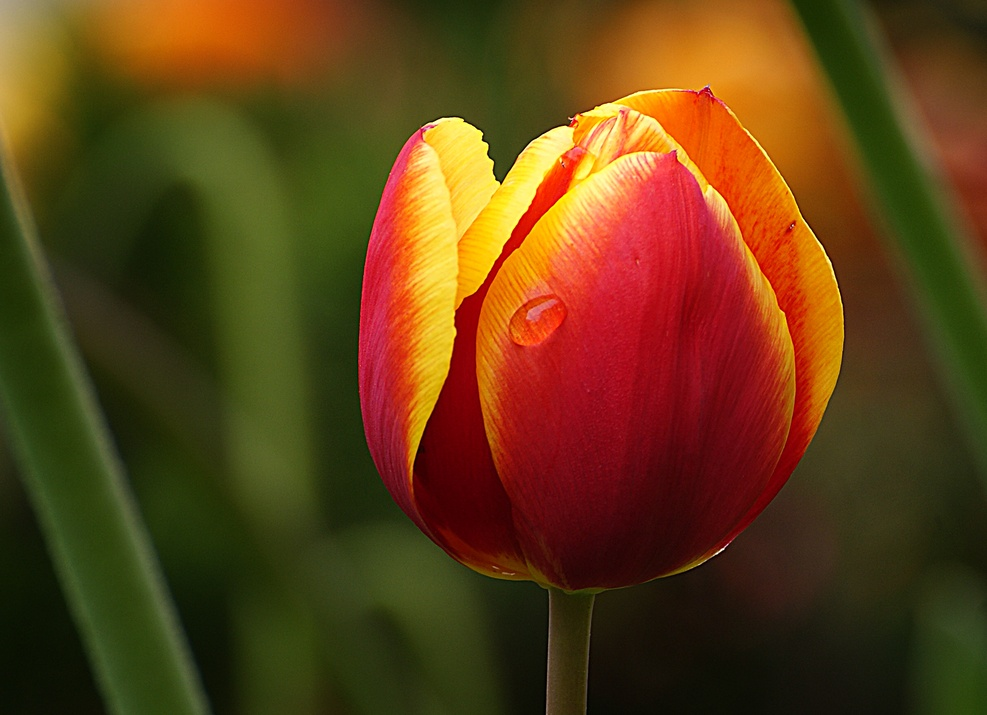
#> input picture tulip.jpg, 987 x 715 px, shrunk from 2400 x 1740 before the run, found by its file name
$ python pdf_with_histogram.py
#> lines starting #> are read from the running program, lines starting #| are printed output that depends on the picture
import cv2
import numpy as np
import matplotlib.pyplot as plt


img = cv2.imread('/home/inzamul/Downloads/tulip.jpg', 0)
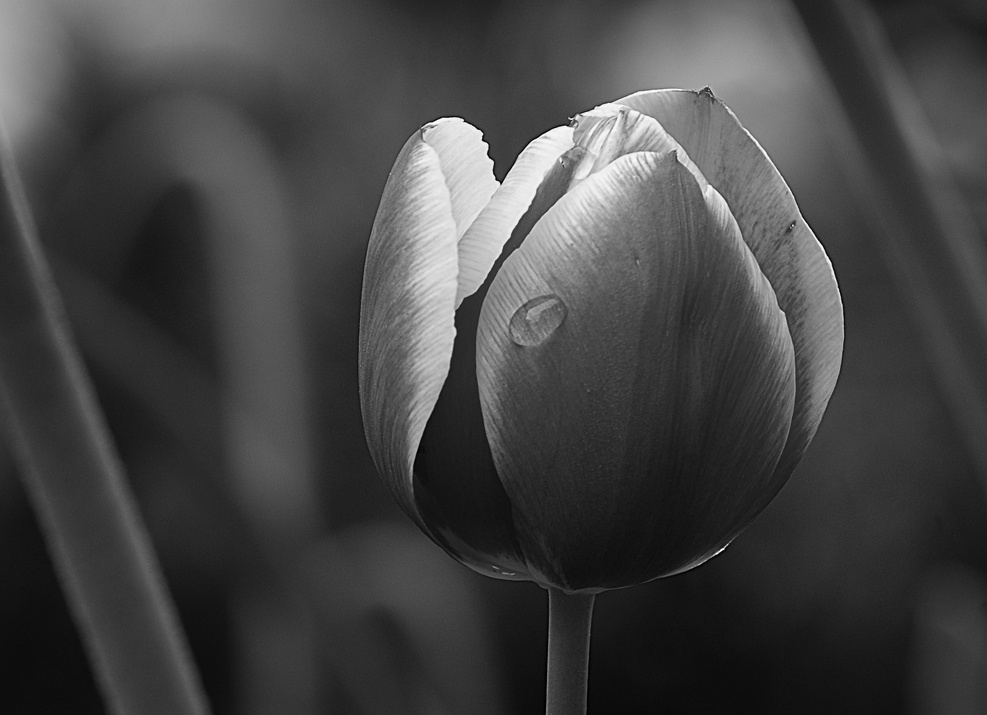
#> img: shape (715, 987); min 0, max 255, mean 67.7


pixels = img.flatten()


hist, bins = np.histogram(pixels, bins=256, range=[0,256])
#> hist = 256 values, max 12838 at index 53, min 0 at index 253, mean 2756.7; bins = 257 values from 0 to 256

pdf = hist / hist.sum()
#> pdf = 256 values, max 0.0182 at index 53, min 0 at index 253, mean 0.00391

cdf = pdf.cumsum()
#> cdf = 256 values from 8.64e-05 to 1


img = np.array([[2, 2, 3],
                [3, 4, 4],
                [4, 5, 5]], dtype=np.uint8)


L = 8
hist = np.zeros(L, dtype=int)

for r in img.flatten():
    hist[r] += 1

# PDF
total_pixels = img.size
pdf = hist / total_pixels

# CDF
cdf = np.cumsum(pdf)


equalized_mapping = np.round((L-1) * cdf).astype(np.uint8)
eq_img = equalized_mapping[img]


print("Original Image:\n", img)
print("Histogram:\n", hist)
print("PDF:\n", pdf)
print("CDF:\n", cdf)
print("Equalized Mapping:\n", equalized_mapping)
print("Equalized Image:\n", eq_img)


plt.figure(figsize=(12,5))

plt.subplot(1,2,1)
#> (the run stopped early here; a loop or call above may not have finished)

$ run again, with big_image.jpg copied over tulip.jpg
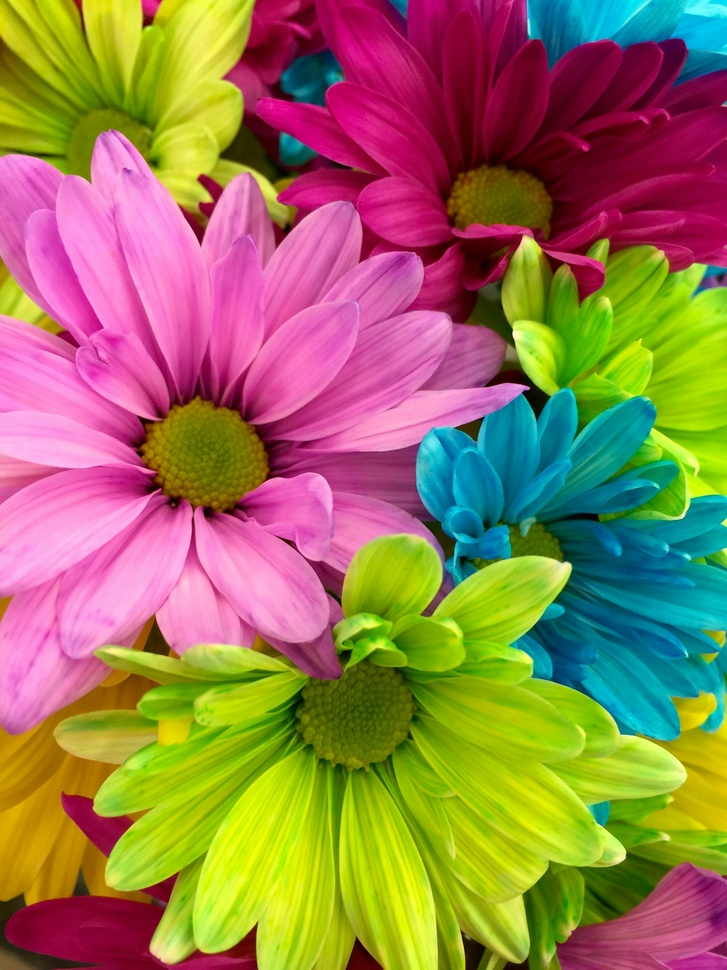
#> input picture big_image.jpg, 727 x 970 px, shrunk from 2448 x 3264 before the run, found by its file name
#> `img = cv2.imread('/home/inzamul/Downloads/tulip.jpg', 0)`:
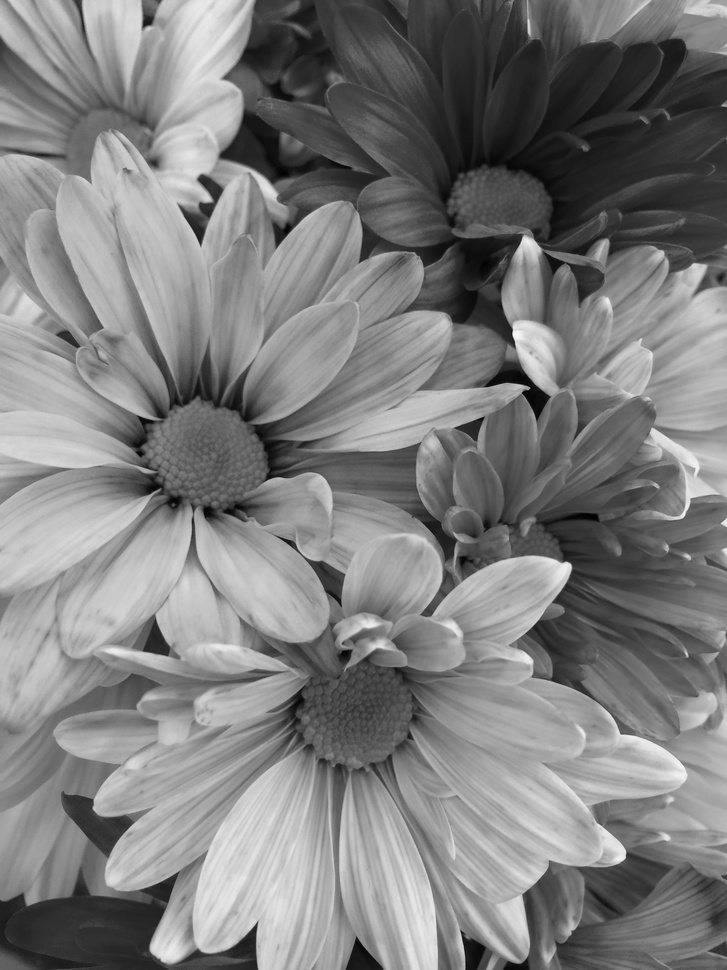
#> img: shape (970, 727); min 0, max 250, mean 126
#> hist = 256 values, max 5993 at index 166, min 0 at index 247, mean 2754.6; bins = 257 values from 0 to 256
#> pdf = 256 values, max 0.0085 at index 166, min 0 at index 247, mean 0.00391
#> cdf = 256 values from 1.42e-06 to 1
